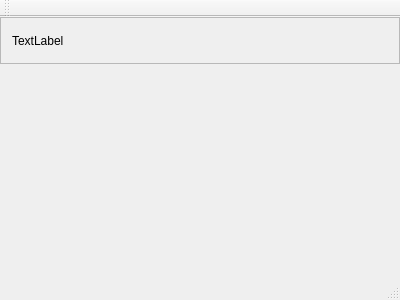
<?xml version="1.0" encoding="UTF-8"?>
<ui version="4.0">
 <class>MainWindow</class>
 <widget class="QMainWindow" name="MainWindow">
  <property name="geometry">
   <rect>
    <x>0</x>
    <y>0</y>
    <width>400</width>
    <height>300</height>
   </rect>
  </property>
  <property name="windowTitle">
   <string>MainWindow</string>
  </property>
  <property name="windowIcon">
   <iconset theme="web-vk">
    <normaloff/>
   </iconset>
  </property>
  <widget class="QWidget" name="centralWidget">
   <layout class="QVBoxLayout" name="verticalLayout">
    <property name="leftMargin">
     <number>0</number>
    </property>
    <property name="topMargin">
     <number>0</number>
    </property>
    <property name="rightMargin">
     <number>0</number>
    </property>
    <property name="bottomMargin">
     <number>0</number>
    </property>
    <item>
     <widget class="QFrame" name="frame">
      <property name="sizePolicy">
       <sizepolicy hsizetype="Preferred" vsizetype="Fixed">
        <horstretch>0</horstretch>
        <verstretch>0</verstretch>
       </sizepolicy>
      </property>
      <property name="frameShape">
       <enum>QFrame::StyledPanel</enum>
      </property>
      <property name="frameShadow">
       <enum>QFrame::Raised</enum>
      </property>
      <layout class="QHBoxLayout" name="horizontalLayout">
       <item>
        <widget class="QLabel" name="labelName">
         <property name="text">
          <string>TextLabel</string>
         </property>
        </widget>
       </item>
       <item>
        <widget class="QToolButton" name="buttonSwitchUser">
         <property name="statusTip">
          <string>Сменить позьзователя</string>
         </property>
         <property name="icon">
          <iconset theme="system-reboot">
           <normaloff/>
          </iconset>
         </property>
         <property name="iconSize">
          <size>
           <width>16</width>
           <height>16</height>
          </size>
         </property>
         <property name="autoRaise">
          <bool>true</bool>
         </property>
        </widget>
       </item>
       <item>
        <widget class="QToolButton" name="buttonLogout">
         <property name="statusTip">
          <string>Завершить сеанс</string>
         </property>
         <property name="icon">
          <iconset theme="system-logout">
           <normaloff/>
          </iconset>
         </property>
         <property name="iconSize">
          <size>
           <width>16</width>
           <height>16</height>
          </size>
         </property>
         <property name="autoRaise">
          <bool>true</bool>
         </property>
        </widget>
       </item>
      </layout>
     </widget>
    </item>
    <item>
     <widget class="QWidget" name="widget" native="true"/>
    </item>
   </layout>
  </widget>
  <widget class="QMenuBar" name="menuBar">
   <property name="geometry">
    <rect>
     <x>0</x>
     <y>0</y>
     <width>400</width>
     <height>20</height>
    </rect>
   </property>
  </widget>
  <widget class="QToolBar" name="mainToolBar">
   <attribute name="toolBarArea">
    <enum>TopToolBarArea</enum>
   </attribute>
   <attribute name="toolBarBreak">
    <bool>false</bool>
   </attribute>
  </widget>
  <widget class="QStatusBar" name="statusBar"/>
 </widget>
 <layoutdefault spacing="6" margin="11"/>
 <resources/>
 <connections>
  <connection>
   <sender>buttonSwitchUser</sender>
   <signal>clicked()</signal>
   <receiver>MainWindow</receiver>
   <slot>switchSession()</slot>
   <hints>
    <hint type="sourcelabel">
     <x>377</x>
     <y>58</y>
    </hint>
    <hint type="destinationlabel">
     <x>199</x>
     <y>149</y>
    </hint>
   </hints>
  </connection>
  <connection>
   <sender>buttonLogout</sender>
   <signal>clicked()</signal>
   <receiver>MainWindow</receiver>
   <slot>logout()</slot>
   <hints>
    <hint type="sourcelabel">
     <x>347</x>
     <y>58</y>
    </hint>
    <hint type="destinationlabel">
     <x>199</x>
     <y>149</y>
    </hint>
   </hints>
  </connection>
 </connections>
 <slots>
  <slot>switchSession()</slot>
  <slot>logout()</slot>
 </slots>
</ui>
